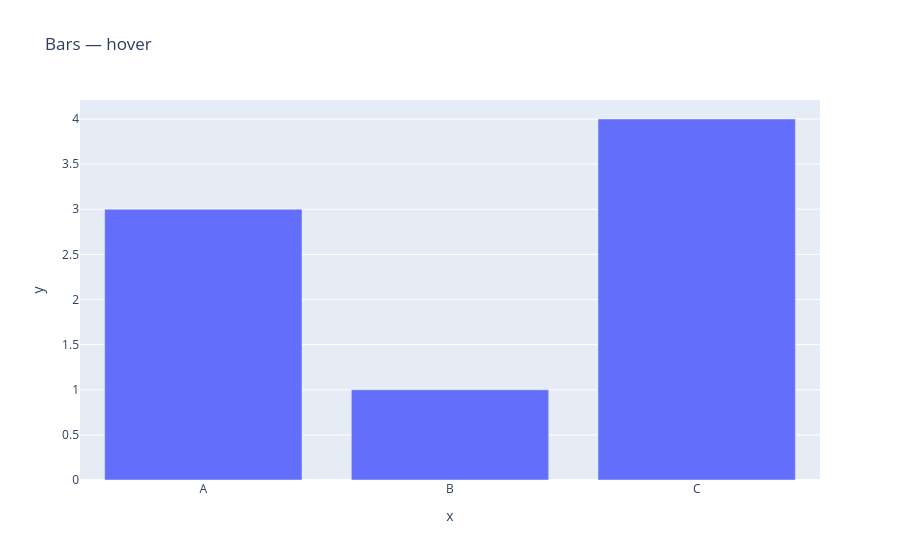

This figure's notebook cell:
### Code cell
# Bar chart (hover on bars)
fig3 = px.bar(x=["A", "B", "C"], y=[3, 1, 4], title="Bars — hover")
fig3.show()

### Figure 1 — Plotly figure (JSON) as saved in the notebook; plotly's stock layout.template omitted (floating-point values rounded to 4 significant figures)
{"data": [{"alignmentgroup": "True", "hovertemplate": "x=%{x}<br>y=%{y}<extra></extra>", "legendgroup": "", "marker": {"color": "#636efa", "pattern": {"shape": ""}}, "name": "", "offsetgroup": "", "orientation": "v", "showlegend": false, "textposition": "auto", "type": "bar", "x": ["A", "B", "C"], "xaxis": "x", "y": [3, 1, 4], "yaxis": "y"}], "layout": {"barmode": "relative", "legend": {"tracegroupgap": 0}, "title": {"text": "Bars — hover"}, "xaxis": {"anchor": "y", "domain": [0.0, 1.0], "title": {"text": "x"}}, "yaxis": {"anchor": "x", "domain": [0.0, 1.0], "title": {"text": "y"}}}}
